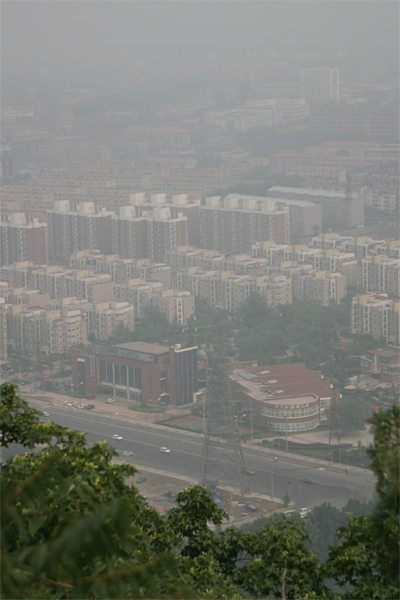
%> input picture images/3.bmp, 400 x 600 px
$ octave --eval "result = compute_image_quality_metrics(imread('images/3.bmp'));"   (GNU Octave 9; MATLAB toolbox functions it lacks are replaced by stand-ins)
%> lines starting %> are read from the running program, lines starting %| are printed output that depends on the picture

function [e, g, sigma] = compute_image_quality_metrics(img, threshold)
    % 转换为灰度图像
    gray_img = rgb2gray(img);
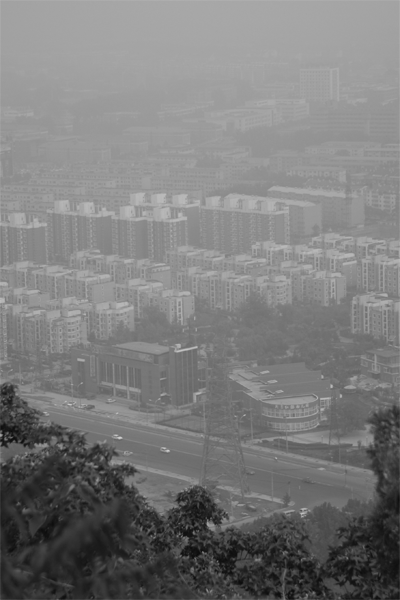
%> gray_img: size 600x400 uint8; min 11, max 209, mean 123.5

    % 计算梯度图像
    [Gx, Gy] = imgradientxy(gray_img);
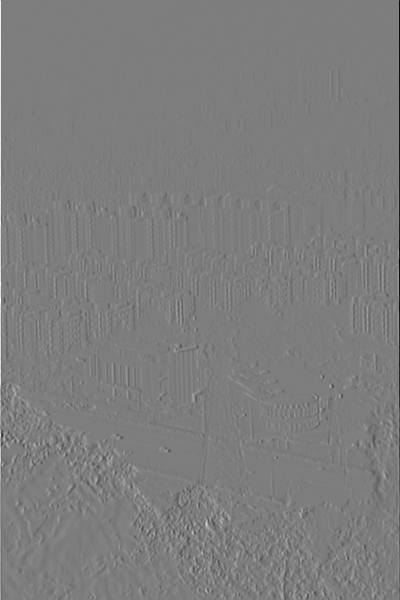
%> Gx: size 600x400 double; min -704, max 723, mean 0; drawn with min black and max white
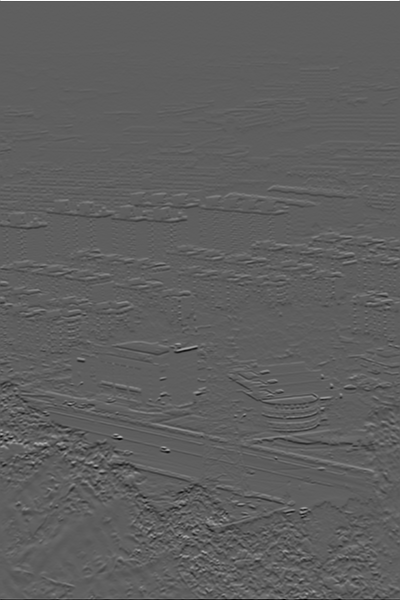
%> Gy: size 600x400 double; min -401, max 672, mean -0.7; drawn with min black and max white
    Gmag = sqrt(Gx.^2 + Gy.^2);
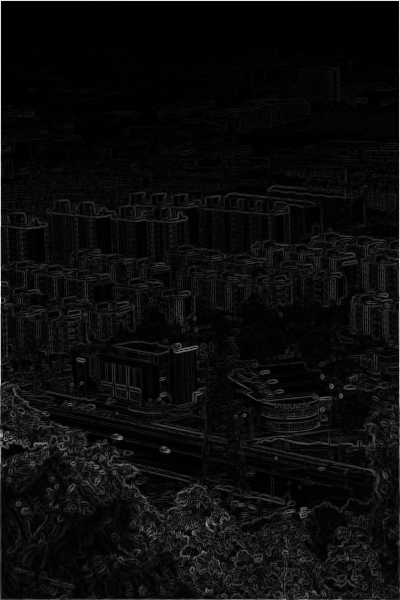
%> Gmag: size 600x400 double; min 0, max 723.6, mean 34.9; drawn with min black and max white

    % 计算可见边比指标
    E = sum(sum(Gmag > 0));
%> E = 235921
    A = numel(gray_img);
%> A = 240000
    e = E / A;
%> e = 0.983

    % 计算可见边的规模化梯度均值指标
    mean_g = sum(sum(Gmag .* (Gmag > 0))) / E;
%> mean_g = 35.54
    g = mean_g / max(max(Gmag));
%> g = 0.0491

    % 计算饱和黑白像素点百分比指标
    if nargin < 2
        threshold = 0.1;
    end
    hsv_img = rgb2hsv(img);
%> hsv_img: size 600x400x3 double; mean H, S, V 0.318, 0.131, 0.496
    saturation = hsv_img(:,:,2);
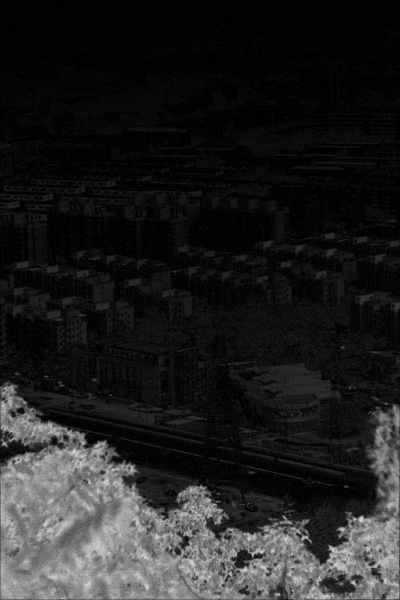
%> saturation: size 600x400 double; min 0, max 0.857, mean 0.131
    saturation = saturation(saturation <= threshold);
    sigma = numel(saturation) / ((size(img,1)*size(img,2)) / 2);
%> sigma = 1.47
%> `result = compute_image_quality_metrics(imread('images/3.bmp'));`: result = 0.983
end

$ run again, on images/gugong.bmp
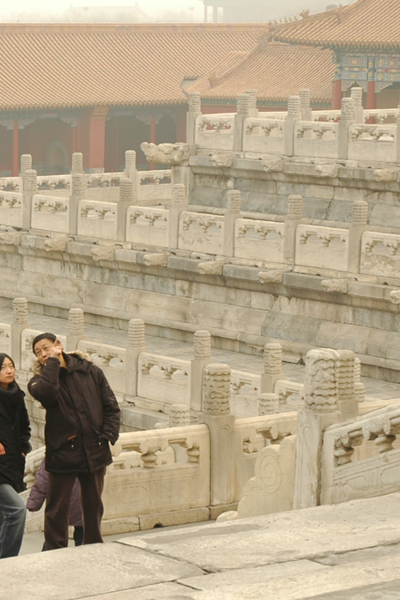
%> input picture images/gugong.bmp, 400 x 600 px
%> in compute_image_quality_metrics, `Gmag = sqrt(Gx.^2 + Gy.^2);`:
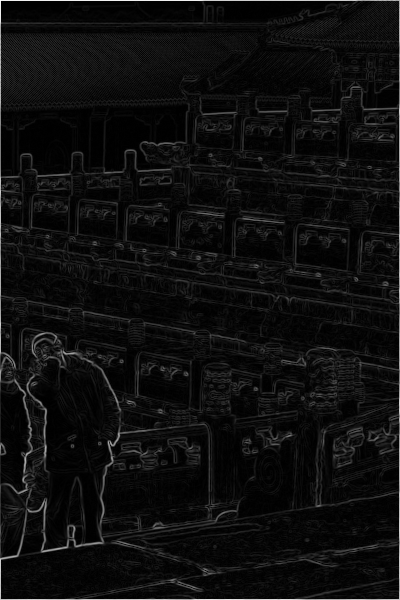
%> Gmag: size 600x400 double; min 0, max 1073.4, mean 61.4; drawn with min black and max white
%> E = 239163
%> e = 0.997
%> mean_g = 61.62
%> g = 0.0574
%> hsv_img: size 600x400x3 double; mean H, S, V 0.109, 0.24, 0.711
%> in compute_image_quality_metrics, `saturation = hsv_img(:,:,2);`:
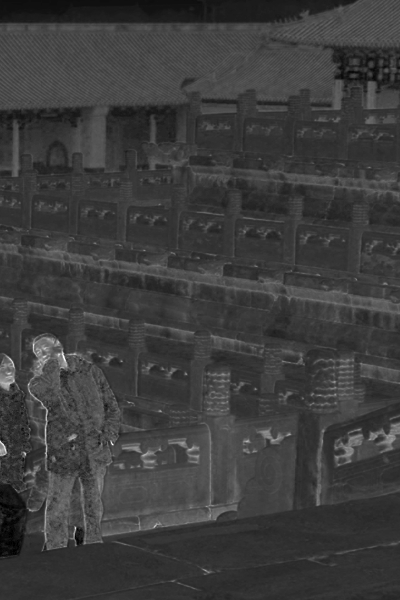
%> saturation: size 600x400 double; min 0, max 1, mean 0.24
%> in compute_image_quality_metrics, `saturation = saturation(saturation <= threshold);`: saturation = 4709 values, max 0.1 at index 96, min 0 at index 38, mean 0.0706
%> result = 0.997

$ run again, on images/test17.bmp
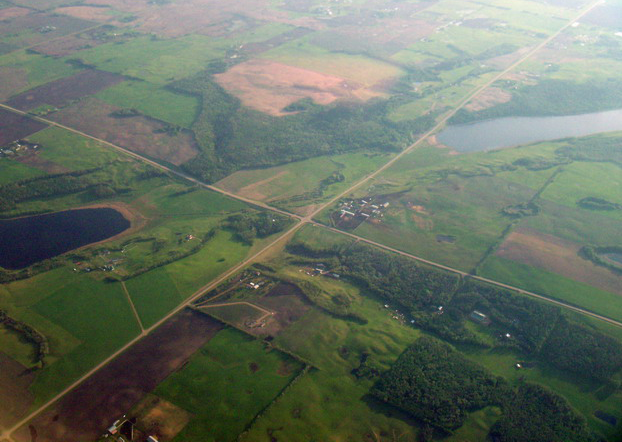
%> input picture images/test17.bmp, 622 x 442 px
%> in compute_image_quality_metrics, `Gmag = sqrt(Gx.^2 + Gy.^2);`:
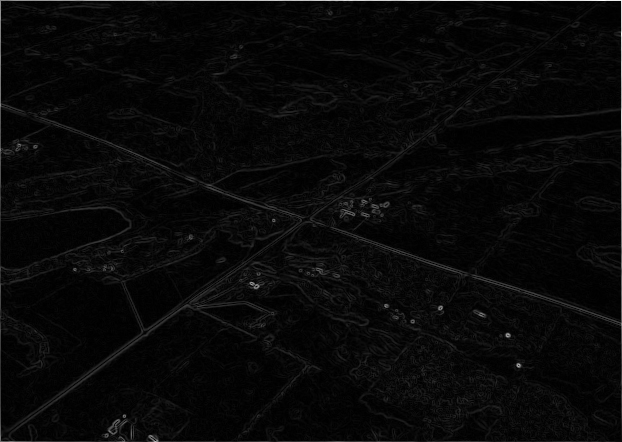
%> Gmag: size 442x622 double; min 0, max 1011.1, mean 35.6; drawn with min black and max white
%> E = 274565
%> e = 0.999
%> mean_g = 35.68
%> g = 0.0353
%> hsv_img: size 442x622x3 double; mean H, S, V 0.365, 0.261, 0.456
%> in compute_image_quality_metrics, `saturation = hsv_img(:,:,2);`:
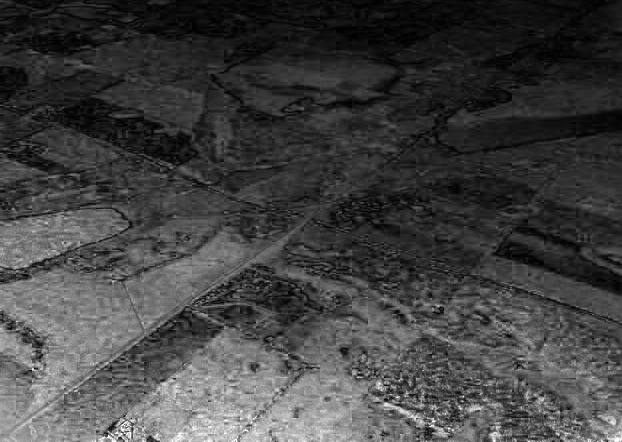
%> saturation: size 442x622 double; min 0, max 1, mean 0.261
%> result = 0.999
